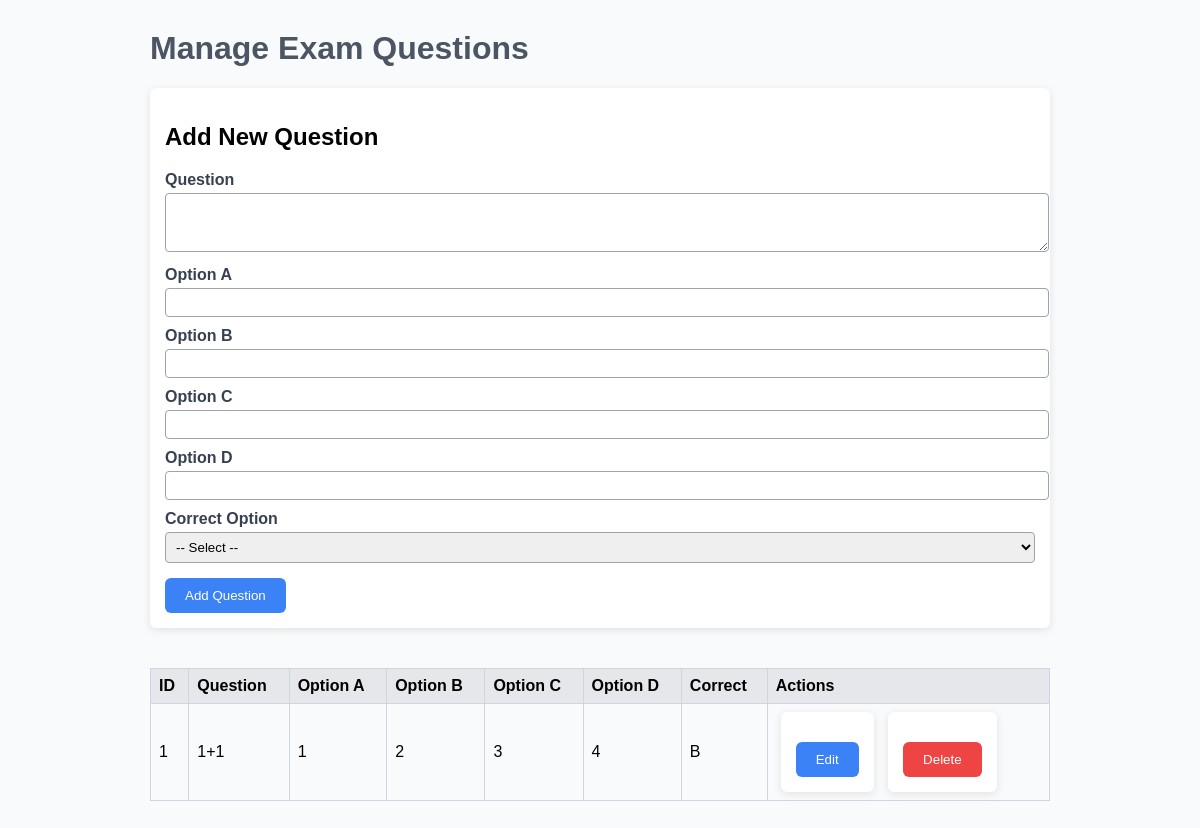
Screenshot of /admin_manage_questions.php (signed in) with the database file from the repository.
### tables this page shows
CREATE TABLE `exam` (
  `id` int(11) NOT NULL,
  `question_text` text NOT NULL,
  `option_a` varchar(255) NOT NULL,
  `option_b` varchar(255) NOT NULL,
  `option_c` varchar(255) NOT NULL,
  `option_d` varchar(255) NOT NULL,
  `correct_option` enum('a','b','c','d') NOT NULL,
  `created_at` timestamp NOT NULL DEFAULT current_timestamp(),
  `updated_at` timestamp NOT NULL DEFAULT current_timestamp() ON UPDATE current_timestamp()
);

### admin_manage_questions.php (the view, shortened to what this page needs)
<?php
$pdo = getDbConnection();
$stmt = $pdo->query("SELECT * FROM exam ORDER BY id ASC");
$questions = $stmt->fetchAll(PDO::FETCH_ASSOC);
?>
<!DOCTYPE html>
<html lang="en">
<head>
</head>
<body>
<h1>Manage Exam Questions</h1>
<form method="post" action="">
    <h2>Add New Question</h2>
    <label for="question_text">Question</label>
    <textarea id="question_text" name="question_text" rows="3" required></textarea>
    <label for="option_a">Option A</label>
    <input type="text" id="option_a" name="option_a" required>
    <label for="option_b">Option B</label>
    <input type="text" id="option_b" name="option_b" required>
    <label for="option_c">Option C</label>
    <input type="text" id="option_c" name="option_c" required>
    <label for="option_d">Option D</label>
    <input type="text" id="option_d" name="option_d" required>
    <label for="correct_option">Correct Option</label>
    <select id="correct_option" name="correct_option" required>
        <option value="">-- Select --</option>
    </select>
    <button type="submit" name="add_question">Add Question</button>
</form>
<table>
    <thead>
        <tr>
            <th>ID</th>
            <th>Question</th>
            <th>Option A</th>
            <th>Option B</th>
            <th>Option C</th>
            <th>Option D</th>
            <th>Correct</th>
            <th>Actions</th>
        </tr>
    </thead>
    <tbody>
        <?php foreach ($questions as $q): ?>
        <tr>
            <td><?= htmlspecialchars($q['id']) ?></td>
            <td><?= htmlspecialchars($q['question_text']) ?></td>
            <td><?= htmlspecialchars($q['option_a']) ?></td>
            <td><?= htmlspecialchars($q['option_b']) ?></td>
            <td><?= htmlspecialchars($q['option_c']) ?></td>
            <td><?= htmlspecialchars($q['option_d']) ?></td>
            <td><?= strtoupper(htmlspecialchars($q['correct_option'])) ?></td>
            <td class="actions">
                <form method="post" action="" style="display:inline-block;">
                    <button type="button" onclick="openEditModal(<?= $q['id'] ?>)">Edit</button>
                </form>
                <form method="post" action="" onsubmit="return confirm('Delete this question?');" style="display:inline-block;">
                    <button type="submit" name="delete_question" style="background:#ef4444;">Delete</button>
                </form>
            </td>
        </tr>
        <?php endforeach; ?>
    </tbody>
</table>
</body>
</html>

### admin_manage_questions.php (style rules this page uses)
body { font-family: Arial, sans-serif; max-width: 900px; margin: 30px auto; background: #f9fafb; }
h1 { color: #4b5563; }
table { width: 100%; border-collapse: collapse; margin-bottom: 30px; }
th, td { border: 1px solid #d1d5db; padding: 8px; text-align: left; }
th { background: #e5e7eb; }
form { margin-bottom: 40px; background: white; padding: 15px; border-radius: 6px; box-shadow: 0 2px 8px rgb(0 0 0 / 0.1); }
label { display: block; margin-top: 10px; font-weight: bold; color: #374151; }
input[type=text], textarea, select { width: 100%; padding: 6px; margin-top: 4px; border: 1px solid #9ca3af; border-radius: 4px; }
button { margin-top: 15px; padding: 10px 20px; background: #3b82f6; color: white; border: none; border-radius: 6px; cursor: pointer; }
.actions form { display: inline-block; margin: 0 5px; }

### rows the page displays
exam: id "1", question_text "1+1", option_a "1", option_b "2", option_c "3", option_d "4", correct_option "B"
